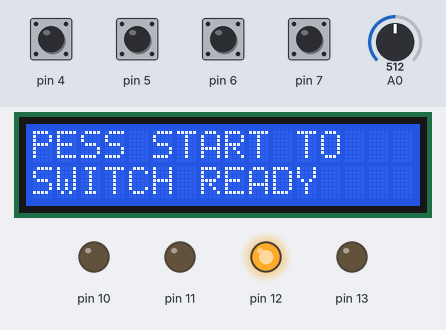
This sketch was run on a simulated Arduino Uno, built with avr-gcc and run on an emulated ATmega328P. On the bench: 16×2 character LCD, output pins drawn as LEDs (lit = HIGH). Dashed ring = blinking. The inputs (shaded band) are chosen by the test bench; at power-on: pin 4–7 HIGH, A0 = 512. What the sketch prints to the serial monitor is not drawn.

Above: at 1.2 s.
1.3 s: pin 7 pulled LOW for 0.15 s
At 1.51 s:
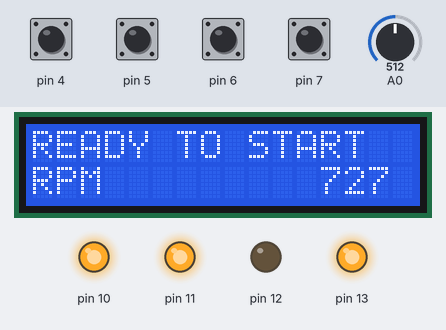
2.0 s: A0 set to 716
At 2.43 s:
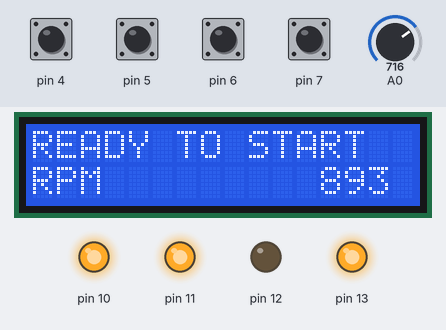
3.7 s: pin 6 pulled LOW for 0.15 s
At 4.8 s:
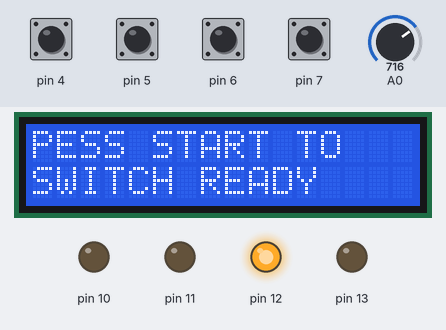
5.3 s: pin 7 pulled LOW for 1 s
At 6.3 s:
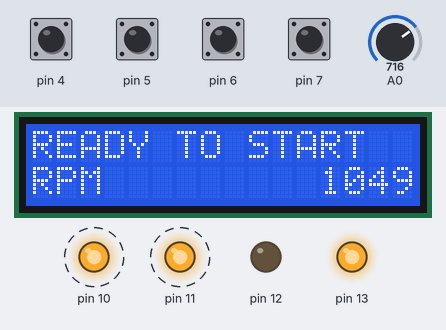
7.8 s: A0 set to 900
At 8.01 s:
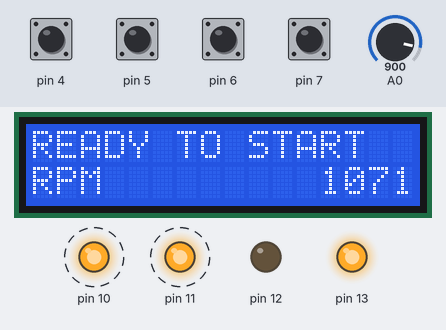
9.3 s: A0 set to 1023
At 10.23 s:
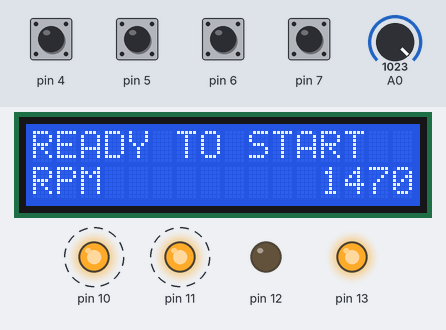
Timing chart, 0 to 11.9 s (numbered marks = the images above; inputs shaded):
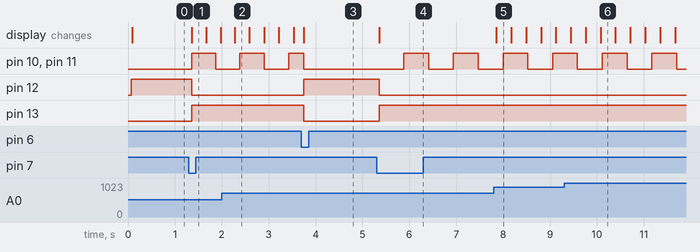

Measured:
- after the input at 1.3 s, pin 10, pin 11: LOW → HIGH after 0.06 s, → LOW 0.51 s later; pin 12: HIGH → LOW after 0.06 s; pin 13: LOW → HIGH after 0.06 s; the display: changes after 0.06 s (image 1)
- after the input at 3.7 s, pin 12: LOW → HIGH after 0.05 s; pin 13: HIGH → LOW after 0.05 s; the display: changes after 0.05 s (image 3)
- after the input at 5.3 s, pin 10, pin 11: alternates HIGH for 0.53 s and LOW for 0.53 s, starting after 0.58 s; pin 12: HIGH → LOW after 0.05 s; pin 13: LOW → HIGH after 0.05 s; the display: changes after 0.05 s (image 4)
- after the input at 7.8 s, the display: changes after 0.06 s (image 5)

The sketch:

ArduinoModbusRTUVFDController.ino
```cpp
/*****************************************************************************
  ArduinoModbusRTUVFDController
  Poyraz Yildirim
  Version 1.0

*****************************************************************************/

// ---------------------------------------------------------------------------
// Include the base required libraries
// ---------------------------------------------------------------------------
//#include <SensorModbusMaster.h>
#include <LiquidCrystal_I2C.h>
#include <JC_Button.h>

// ---------------------------------------------------------------------------
// MODBUS SETUP
// ---------------------------------------------------------------------------

// Define the sensor's modbus address
//byte modbusAddress = 1;   // The sensor's modbus address, or SlaveID
//long modbusBaudRate = 38400; // The baud rate the sensor uses

// Create the stream instance
//HardwareSerial modbusSerial = Serial;
// Create the modbus instance
//modbusMaster modbus;


// ---------------------------------------------------------------------------
// LCD SETUP
// ---------------------------------------------------------------------------
//Define the I2C address
LiquidCrystal_I2C lcd(0x27, 16, 2);

// ---------------------------------------------------------------------------
// BUTTONS SETUP
// ---------------------------------------------------------------------------
//Define Button and Led Pins
const byte BTN_FW_PIN (4),
      BTN_RV_PIN (5),
      BTN_START_PIN (7),
      BTN_STOP_PIN (6),
      LED_FW_PIN (10),
      LED_RV_PIN (11),
      LED_START_PIN (13),
      LED_STOP_PIN (12),
      POT_SPEED_PIN(A0);

//Bind the Buttons
Button btnFw(BTN_FW_PIN),
       btnRv(BTN_RV_PIN),
       btnStart(BTN_START_PIN),
       btnStop(BTN_STOP_PIN);


//Define the global variables
unsigned long previousMillis = 0;
const long interval = 500;

//Define the filter variables for Potentiometer output
float const damping_coefficient = 0.08;
float filter_output = 0;
int mappedPotVal = 0;

int16_t statusWord;
int16_t controlWord;

int buttonState = 0;
int ledState = 0;
// ---------------------------------------------------------------------------
// Main setup function
// ---------------------------------------------------------------------------

void setup()
{
  Serial.begin(9600);
  Serial.println("Serial Started");
  // ---------------------------------------------------------------------------
  // Modbus Setup
  // ---------------------------------------------------------------------------
  //Baudrate and parity
  //Serial.begin(modbusBaudRate, SERIAL_8E1);
  //Slave id, serial port used
  //modbus.begin(modbusAddress, &Serial);

  // ---------------------------------------------------------------------------
  // LCD Setup
  // ---------------------------------------------------------------------------
  // initialize the lcd
  lcd.init();
  // Activate the backlight
  lcd.backlight();

  // ---------------------------------------------------------------------------
  // Buttons Setup
  // ---------------------------------------------------------------------------
  // initialize the buttons
  btnFw.begin();
  btnRv.begin();
  btnStart.begin();
  btnStop.begin();
  Serial.println("Setup finished");
  pinMode(LED_FW_PIN, OUTPUT);
  pinMode(LED_RV_PIN, OUTPUT);
  pinMode(LED_START_PIN, OUTPUT);
  pinMode(LED_STOP_PIN, OUTPUT);
}

// ---------------------------------------------------------------------------
// Main setup function
// ---------------------------------------------------------------------------


// ---------------------------------------------------------------------------
// Main loop function
// ---------------------------------------------------------------------------
void loop()
{
  //Filter the raw potentiometer data and map it max/min motor speed
  filter_output += (damping_coefficient * ((analogRead(POT_SPEED_PIN) - filter_output)));
  mappedPotVal = map(filter_output, 0, 1022, 0, 1500);
  Serial.println(mappedPotVal);
  //Read the buttons
  btnFw.read();
  btnRv.read();
  btnStart.read();
  btnStop.read();
  SM_Buttons();
  SM_Main();
  SM_LEDs();
}

void SM_Main() {
  switch (buttonState) {
    case 0: // INIT
      buttonState = 1;
      break;
    case 1: //STOPPED
      lcd.setCursor(0, 0);
      lcd.print("PESS START TO   ");
      lcd.setCursor(0, 1);
      lcd.print("SWITCH READY    ");
      break;
    case 2: // READY
      lcd.setCursor(0, 0);
      lcd.print("READY TO START");
      lcd.setCursor(0, 1);
      lcd.print("RPM         ");
      lcd.setCursor(12, 1);
      lcd.print("    ");
      lcd.setCursor(12, 1);
      lcd.print(mappedPotVal);
      break;
    case 3: // RUN FW
      lcd.setCursor(0, 0);
      lcd.print("RUN     ");
      lcd.setCursor(9, 0);
      lcd.print("FORWARD");
      lcd.setCursor(0, 1);
      lcd.print("RPM         ");
      lcd.setCursor(12, 1);
      lcd.print("    ");
      lcd.setCursor(12, 1);
      lcd.print(mappedPotVal);
      break;
    case 4: // RUN RV
      lcd.setCursor(0, 0);
      lcd.print("RUN     ");
      lcd.setCursor(9, 0);
      lcd.print("REVERSE");
      lcd.setCursor(0, 1);
      lcd.print("RPM         ");
      lcd.setCursor(12, 1);
      lcd.print("    ");
      lcd.setCursor(12, 1);
      lcd.print(mappedPotVal);
      break;
  }
}

void SM_Buttons() {

  if ( btnStop.wasPressed() && buttonState == 2)
  {
    Serial.println("Transition from Ready to Stop");
    buttonState = 1;
  }
  if ( btnStop.wasPressed() && buttonState == 3)
  {
    Serial.println("Transition from Run FW to Stop");
    buttonState = 1;
  }
  if ( btnStop.wasPressed() && buttonState == 4)
  {
    Serial.println("Transition from Run REV to Stop");
    buttonState = 1;
  }
  if ( btnStart.wasPressed() && buttonState == 1 )
  {
    Serial.println("Transition from Stopped to Ready");
    buttonState = 2;
  }
  if ( btnStart.isPressed() && btnFw.isPressed() &&  buttonState == 2)
  {
    Serial.println("Transition from Ready to Run FW");
    buttonState = 3;
  }

  if ( btnStart.isPressed() && btnRv.isPressed() &&  buttonState == 2 )
  {
    Serial.println("Transition from Ready to Run REV");
    buttonState = 4;
  }
}

void SM_LEDs() {
  unsigned long currentMillis = millis();
  if (buttonState == 0) {
    if (currentMillis - previousMillis >= interval) {
      // save the last time you blinked the LED
      previousMillis = currentMillis;

      // if the LED is off turn it on and vice-versa:
      if (ledState == LOW) {
        ledState = HIGH;
      } else {
        ledState = LOW;
      }

      // set the LED with the ledState of the variable:
      digitalWrite(LED_FW_PIN, ledState);
      digitalWrite(LED_RV_PIN, ledState);
      digitalWrite(LED_START_PIN, ledState);
      digitalWrite(LED_STOP_PIN, ledState);
      Serial.println("Blinking");
    }
  }
  if (buttonState == 1) {
    digitalWrite(LED_FW_PIN, LOW);
    digitalWrite(LED_RV_PIN, LOW);
    digitalWrite(LED_START_PIN, LOW);
    digitalWrite(LED_STOP_PIN, HIGH);

  }
  if (buttonState == 2) {
    digitalWrite(LED_START_PIN, HIGH);
    digitalWrite(LED_STOP_PIN, LOW);

    if (currentMillis - previousMillis >= interval) {
      // save the last time you blinked the LED
      previousMillis = currentMillis;

      // if the LED is off turn it on and vice-versa:
      if (ledState == LOW) {
        ledState = HIGH;
      } else {
        ledState = LOW;
      }

      // set the LED with the ledState of the variable:
      digitalWrite(LED_FW_PIN, ledState);
      digitalWrite(LED_RV_PIN, ledState);
    }

  }
  if (buttonState == 3) {
    digitalWrite(LED_FW_PIN, HIGH);
    digitalWrite(LED_RV_PIN, LOW);
    digitalWrite(LED_START_PIN, HIGH);
    digitalWrite(LED_STOP_PIN, LOW);
  }
  if (buttonState == 4) {
    digitalWrite(LED_FW_PIN, LOW);
    digitalWrite(LED_RV_PIN, HIGH);
    digitalWrite(LED_START_PIN, HIGH);
    digitalWrite(LED_STOP_PIN, LOW);
  }
}
```
